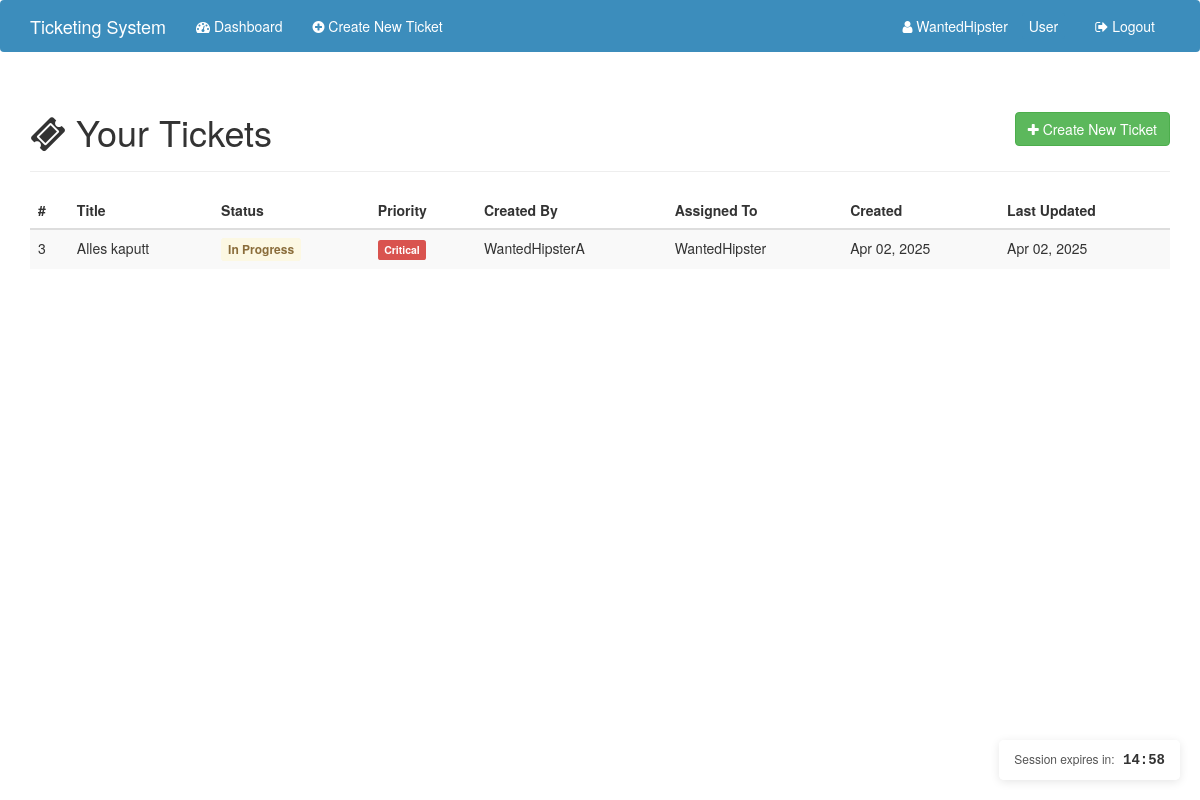
/dashboard.php (signed in), run on the app's committed database.
### tables this page shows
CREATE TABLE `tickets` (
  `id` int(11) NOT NULL,
  `title` varchar(100) NOT NULL,
  `description` text NOT NULL,
  `status` enum('open','in_progress','resolved','closed') NOT NULL DEFAULT 'open',
  `priority` enum('low','medium','high','critical') NOT NULL DEFAULT 'medium',
  `created_by` int(11) NOT NULL,
  `assigned_to` int(11) DEFAULT NULL,
  `created_at` timestamp NOT NULL DEFAULT current_timestamp(),
  `updated_at` timestamp NOT NULL DEFAULT current_timestamp() ON UPDATE current_timestamp()
);

CREATE TABLE `users` (
  `id` bigint(20) UNSIGNED NOT NULL,
  `firstname` varchar(30) NOT NULL,
  `lastname` varchar(30) NOT NULL,
  `username` varchar(30) NOT NULL,
  `password` varchar(255) NOT NULL,
  `email` varchar(100) NOT NULL,
  `role` enum('user','admin') NOT NULL DEFAULT 'user',
  `created_at` timestamp NOT NULL DEFAULT current_timestamp()
);

### dashboard.php (the view, shortened to what this page needs)
<?php
require_once __DIR__ . '/db_connect.php';
$userId = $_SESSION["id"];
$isAdmin = isset($_SESSION["role"]) && $_SESSION["role"] === "admin";
if (!isset($_SESSION["role"])) {
    $userQuery = "SELECT role FROM users WHERE id = ?";
    $stmt = $mysqli->prepare($userQuery);
    $stmt->bind_param("i", $userId);
    $stmt->execute();
    $result = $stmt->get_result();
    if ($row = $result->fetch_assoc()) {
        $isAdmin = $_SESSION["role"] === "admin";
    }
}
if ($isAdmin) {
    $ticketQuery = "SELECT t.*,
                        u_creator.username AS creator_username,
                        u_assigned.username AS assigned_username
                   FROM tickets t
                   LEFT JOIN users u_creator ON t.created_by = u_creator.id
                   LEFT JOIN users u_assigned ON t.assigned_to = u_assigned.id
                   ORDER BY
                    CASE
                        WHEN t.status = 'open' THEN 1
                        WHEN t.status = 'in_progress' THEN 2
                        WHEN t.status = 'resolved' THEN 3
                        WHEN t.status = 'closed' THEN 4
                    END,
                    CASE
                        WHEN t.priority = 'critical' THEN 1
                        WHEN t.priority = 'high' THEN 2
                        WHEN t.priority = 'medium' THEN 3
                        WHEN t.priority = 'low' THEN 4
                    END,
                    t.created_at DESC";
    $stmt = $mysqli->prepare($ticketQuery);
} else {
    $ticketQuery = "SELECT t.*,
                        u_creator.username AS creator_username,
                        u_assigned.username AS assigned_username
                   FROM tickets t
                   LEFT JOIN users u_creator ON t.created_by = u_creator.id
                   LEFT JOIN users u_assigned ON t.assigned_to = u_assigned.id
                   WHERE t.created_by = ? OR t.assigned_to = ?
                   ORDER BY
                    CASE
                        WHEN t.status = 'open' THEN 1
                        WHEN t.status = 'in_progress' THEN 2
                        WHEN t.status = 'resolved' THEN 3
                        WHEN t.status = 'closed' THEN 4
                    END,
                    CASE
                        WHEN t.priority = 'critical' THEN 1
                        WHEN t.priority = 'high' THEN 2
                        WHEN t.priority = 'medium' THEN 3
                        WHEN t.priority = 'low' THEN 4
                    END,
                    t.created_at DESC";
    $stmt = $mysqli->prepare($ticketQuery);
    $stmt->bind_param("ii", $userId, $userId);
}
$stmt->execute();
$tickets = $stmt->get_result();
?>
<!DOCTYPE html>
<html lang="en">
<head>
    <link rel="stylesheet" href="https://maxcdn.bootstrapcdn.com/bootstrap/3.3.5/css/bootstrap.min.css">
    <link rel="stylesheet" href="https://maxcdn.bootstrapcdn.com/font-awesome/4.4.0/css/font-awesome.min.css">
     <link rel="stylesheet" href="session_timer.css">
</head>
<body>
    <nav class="navbar navbar-custom">
        <div class="container">
            <div class="navbar-header">
                <a class="navbar-brand" href="#">Ticketing System</a>
            </div>
            <div id="navbar" class="collapse navbar-collapse">
                <ul class="nav navbar-nav">
                    <li class="active"><a href="dashboard.php"><i class="fa fa-dashboard"></i> Dashboard</a></li>
                    <li><a href="create_ticket.php"><i class="fa fa-plus-circle"></i> Create New Ticket</a></li>
                </ul>
                <ul class="nav navbar-nav navbar-right">
                    <li>
                        <a href="#">
                            <i class="fa fa-user"></i>
                            <?php echo htmlspecialchars($_SESSION["username"]); ?>
                            <span class="user-role-badge <?php echo $isAdmin ? 'admin-role-badge' : ''; ?>">
                                <?php echo $isAdmin ? 'Admin' : 'User'; ?>
                            </span>
                        </a>
                    </li>
                    <li><a href="logout.php"><i class="fa fa-sign-out"></i> Logout</a></li>
                </ul>
            </div>
        </div>
    </nav>
    <div class="container">
        <div class="row">
            <div class="col-md-12">
                <div class="page-header">
                    <h1>
                        <i class="fa fa-ticket"></i> Your Tickets
                        <a href="create_ticket.php" class="btn btn-success pull-right">
                            <i class="fa fa-plus"></i> Create New Ticket
                        </a>
                    </h1>
                </div>
                <?php if ($tickets->num_rows > 0): ?>
                    <div class="table-responsive">
                        <table class="table table-striped table-hover">
                            <thead>
                                <tr>
                                    <th>#</th>
                                    <th>Title</th>
                                    <th>Status</th>
                                    <th>Priority</th>
                                    <th>Created By</th>
                                    <th>Assigned To</th>
                                    <th>Created</th>
                                    <th>Last Updated</th>
                                </tr>
                            </thead>
                            <tbody>
                                <?php while ($ticket = $tickets->fetch_assoc()): ?>
                                    <tr class="ticket-row <?php echo 'priority-' . htmlspecialchars($ticket['priority']); ?>"
                                        onclick="window.location='view_ticket.php?id=<?php echo $ticket['id']; ?>'">
                                        <td><?php echo htmlspecialchars($ticket['id']); ?></td>
                                        <td><?php echo htmlspecialchars($ticket['title']); ?></td>
                                        <td>
                                            <span class="status-badge status-<?php echo htmlspecialchars($ticket['status']); ?>">
                                                <?php
                                                    switch($ticket['status']) {
                                                        case 'in_progress': echo 'In Progress'; break;
                                                    }
                                                ?>
                                            </span>
                                        </td>
                                        <td>
                                            <?php
                                                switch($ticket['priority']) {
                                                    case 'critical': echo '<span class="label label-danger">Critical</span>'; break;
                                                }
                                            ?>
                                        </td>
                                        <td><?php echo htmlspecialchars($ticket['creator_username']); ?></td>
                                        <td>
                                            <?php
                                                if ($ticket['assigned_username']) {
                                                    echo htmlspecialchars($ticket['assigned_username']);
                                                } else {
                                                    echo '<em>Unassigned</em>';
                                                }
                                            ?>
                                        </td>
                                        <td><?php echo date('M d, Y', strtotime($ticket['created_at'])); ?></td>
                                        <td><?php echo date('M d, Y', strtotime($ticket['updated_at'])); ?></td>
                                    </tr>
                                <?php endwhile; ?>
                            </tbody>
                        </table>
                    </div>
                <?php endif; ?>
            </div>
        </div>
    </div>
    <div id="session-timer-container" data-remaining-time="<?php echo $_SESSION['timeout_remaining']; ?>">
        <span class="session-timer-label">Session expires in:</span>
        <span id="session-timer">15:00</span>
    </div>
</body>
</html>

### session_timer.css (style rules this page uses)
#session-timer-container { position: fixed; bottom: 20px; right: 20px; background-color: rgba(255, 255, 255, 0.9); padding: 10px 15px; border-radius: 5px; box-shadow: 0 2px 10px rgba(0,0,0,0.1); font-size: 12px; z-index: 9999; transition: all 0.3s ease; }
#session-timer { font-weight: bold; font-family: monospace; font-size: 14px; }
.session-timer-label { margin-right: 5px; color: #555; }

### dashboard.php (style rules this page uses)
.priority-critical { background-color: #ffdddd; }
.status-badge { display: inline-block; padding: 3px 7px; border-radius: 3px; font-size: 12px; font-weight: bold; }
.status-in_progress { background-color: #fcf8e3; color: #8a6d3b; }
.navbar-custom { background-color: #3c8dbc; color: white; }
.navbar-custom .navbar-brand, .navbar-custom .navbar-nav>li>a { color: white; }
.user-role-badge { background-color: #3c8dbc; color: white; padding: 3px 7px; border-radius: 3px; margin-left: 10px; }

### data on the page
tickets: id "3", title "Alles kaputt", status "In Progress", priority "Critical", users.username "WantedHipsterA", users.username "WantedHipster", created_at "Apr 02, 2025", updated_at "Apr 02, 2025"

### other printed values
$_SESSION["username"] "WantedHipster"
